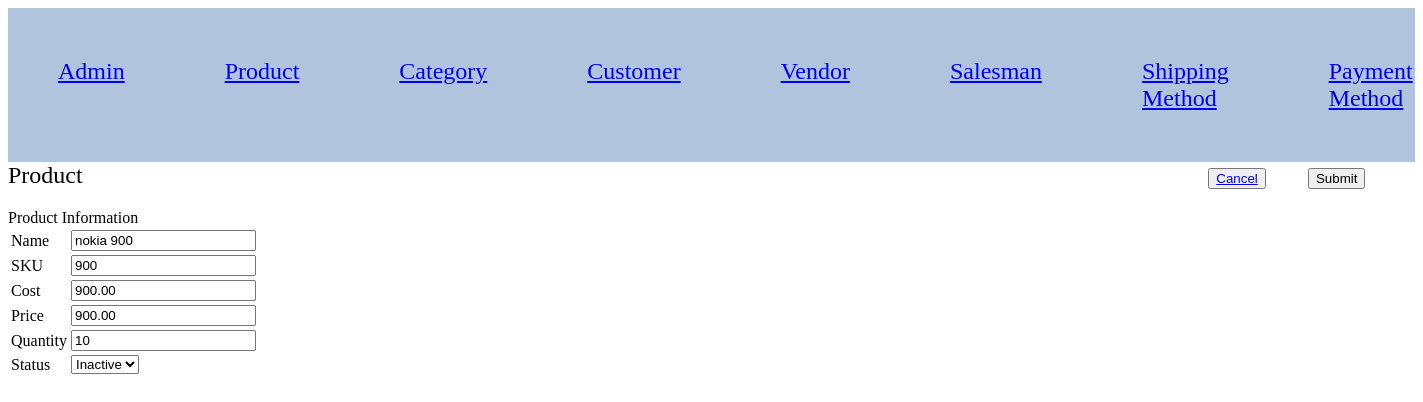
Page /project-manan-dharsandiya/Index.php?c=product&a=edit&id=247 on the committed database.
### tables this page shows
CREATE TABLE `product` (
  `product_id` int(11) NOT NULL,
  `name` varchar(255) NOT NULL,
  `sku` varchar(50) NOT NULL,
  `cost` decimal(10,2) NOT NULL,
  `price` decimal(10,2) NOT NULL,
  `quantity` int(5) DEFAULT 100,
  `status` tinyint(4) NOT NULL,
  `created_at` datetime NOT NULL,
  `updated_at` datetime NOT NULL
);

### project-manan-dharsandiya/Model/Core/View.php (called while the page is built, shortened)
<?php
class Model_Core_View
{
	protected $data = [];
	protected $template = null;
	public function __get($key)
	{
		return $this->data[$key];
	}
	public function setData($data)
	{
		$this->data = $data;
		return $this;
	}
	public function setTemplate($template)
	{
		$this->template = $template;
		return $this;
	}
	public function getTemplate()
	{
		return $this->template;
	}
	public function render()
	{
		require 'View' . DS . $this->getTemplate();
	}
	public function getUrl($action = null, $controller = null, $params = [], $resetParam = false)
	{
		return Ccc::getModel('Core_Url')->getUrl($action, $controller, $params, $resetParam);
	}
}
?>

### project-manan-dharsandiya/Controller/Core/Action.php (called while the page is built, shortened)
<?php
class Controller_Core_Action
{
	protected $view = null;
	public function setView($view)
	{
		$this->view = $view;
		return $this;
	}
	public function getView()
	{
		if ($this->view) {
			return $this->view;
		}
		$view = Ccc::getModel('Core_View');
		return $view;
	}
	public function render()
	{
		return $this->getView()->render();
	}
}
?>

### project-manan-dharsandiya/Controller/Product.php (called while the page is built, shortened)
<?php
class Controller_Product extends Controller_Core_Action
{
	public function editAction()
	{
		try {
			if (!($id = (int) $this->getRequest()->getParams('id'))) {
				throw new Exception("Invalid request.", 1);
			}
			if (!($product =  Ccc::getModel('Product_Row')->load($id))) {
				throw new Exception("Invalid Id.", 1);
			}
			$this->render();
		} catch (Exception $e) {
			$this->getMessage()->addMessage($e->getMessage(),Model_Core_Message::FAILURE);
			$this->redirect('grid');
		}
	}
}
?>

### project-manan-dharsandiya/Controller/Core/Front.php (called while the page is built, shortened)
<?php
class Controller_Core_Front
{
	public function init()
	{
		$request = Ccc::getModel('Core_Request');
		$controller = new $controllerClassName();
		$actionName = $request->getActionName().'Action';
		$controller->$actionName();
	}
}
?>

### project-manan-dharsandiya/Index.php (called while the page is built, shortened)
<?php
spl_autoload_register(function ($className) {
    $classPath = str_replace('_', '/', $className);
});
class Ccc
{
	public static function init()
	{
		$front = new Controller_Core_Front();
		$front->init();
	}
	public static function getModel($className)
	{
		return new $className();
	}
}
Ccc::init();
?>

### project-manan-dharsandiya/Model/Core/Url.php (called while the page is built, shortened)
<?php
class Model_Core_Url
{
	public function getUrl($action = null, $controller = null, $params = [], $resetParam = false)
	{
		$request = Ccc::getModel('Core_Request');
		$final = $request->getParams();
		if ($resetParam) {
			$final = [];
		}
		if ($controller) {
			$final['c'] = $controller;
		}
		else {
			$final['c'] = $request->getControllerName();
		}
		if ($action) {
			$final['a'] = $action;
		}
		else {
			$final['a'] = $request->getActionName();
		}
		$queryString = http_build_query($final);
		$url = $_SERVER['REQUEST_SCHEME'] . "://" . $_SERVER['HTTP_HOST'] . $_SERVER['SCRIPT_NAME'] . "?" . $queryString;
		return $url;
	}
}
?>

### project-manan-dharsandiya/Model/Core/Request.php (called while the page is built, shortened)
<?php
class Model_Core_Request
{
	public function getParams($key=null, $value=null)
	{
		if ($key == null) {
			return $_GET;
		}
		if (array_key_exists($key, $_GET)) {
			return $_GET[$key];
		}
		return $value;
	}
	public function getControllerName()
	{
		return $this->getParams('c', 'Index');
	}
}
?>

### project-manan-dharsandiya/Model/Core/Table/Row.php (called while the page is built, shortened)
<?php
class Model_Core_Table_Row
{
	protected $data = [];
	protected $table = null;
	public function setTable($table)
	{
		$this->table = $table;
		return $this;
	}
	public function getTable()
	{
		if ($this->table) {
			return $this->table;
		}
		return $this->table;
	}
	public function getTableName()
	{
		return $this->getTable()->getTableName();
	}
	public function getPrimaryKey()
	{
		return $this->getTable()->getPrimaryKey();
	}
	public function __get($key)
	{
		if (array_key_exists($key, $this->data)) {
			return $this->data[$key];
		}
		return null;
	}
	public function setData($data)
	{
		$this->data = array_merge($this->data, $data);
		return $this;
	}
	public function load($id, $column = null)
	{
		if (!$column) {
			$column = $this->getPrimaryKey();
		}
		$query = "SELECT * FROM `{$this->getTableName()}` WHERE `{$column}` = '{$id}'";
		$row = $this->getTable()->fetchRow($query);
		return $this;
	}
}
?>

### project-manan-dharsandiya/Model/Core/Adapter.php (called while the page is built, shortened)
<?php
class Model_Core_Adapter
{
	public $config = [
		'host' => 'localhost',
		'username' => 'root',
		'password' => '',
		'dbname' => 'project-manan-dharsandiya1'
	];
	public function connect(){
		$connect = mysqli_connect(
			$this->config['host'],
			$this->config['username'],
			$this->config['password'],
			$this->config['dbname']
		);
		return $connect;
	}
	public function fetchRow($query){
		$connect = $this->connect();
		$result = mysqli_query($connect, $query);
		if ($result->num_rows > 0) {
			return $result->fetch_assoc();
		}
		return false;
	}
}
?>

### project-manan-dharsandiya/Model/Core/Table.php (called while the page is built, shortened)
<?php
class Model_Core_Table
{
	public function getAdapter()
	{
		$adapter = Ccc::getModel('Core_Adapter');
		return $adapter;
	}
	public function fetchRow($query)
	{
		return $this->getAdapter()->fetchRow($query);
	}
}
?>

### project-manan-dharsandiya/Model/Product/Row.php (called while the page is built, shortened)
<?php
class Model_Product_Row extends Model_Core_Table_Row
{
	public function getStatusOptions()
	{
		return [
			self::STATUS_ACTIVE => self::STATUS_ACTIVE_LBL,
			self::STATUS_INACTIVE => self::STATUS_INACTIVE_LBL
		];
	}
	public function getStatus()
	{
		if ($this->status) {
			return $this->status;
		}
		return self::STATUS_DEFAULT;
	}
}
?>

### project-manan-dharsandiya/View/product/edit.phtml (the view, shortened to what this page needs)
<?php $product = $this->product; ?>
<!DOCTYPE html>
<html>
<head>
	<link rel="stylesheet" type="text/css" href="Skin/css/style.css">
</head>
<body>
	<form action="<?php echo $this->getUrl('save'); ?>" method="post">
		<div class="add">
			<div>Product</div>
			<div class="cancel">
				<button><a href="<?php echo $this->getUrl('grid', null, [], true); ?>">Cancel</a></button>
			</div>
			<div class="submit">
				<button type="submit">Submit</button>
			</div>
		</div>
		<div>Product Information</div>
		<table>
			<tr>
				<td>Name</td>
				<td><input type="text" name="product[name]" value="<?php echo $product->name; ?>"></td>
			</tr>
			<tr>
				<td>SKU</td>
				<td><input type="text" name="product[sku]" value="<?php echo $product->sku; ?>"></td>
			</tr>
			<tr>
				<td>Cost</td>
				<td><input type="text" name="product[cost]" value="<?php echo $product->cost; ?>"></td>
			</tr>
			<tr>
				<td>Price</td>
				<td><input type="text" name="product[price]" value="<?php echo $product->price; ?>"></td>
			</tr>
			<tr>
				<td>Quantity</td>
				<td><input type="text" name="product[quantity]" value="<?php echo $product->quantity; ?>"></td>
			</tr>
			<tr>
				<td>Status</td>
				<td>
					<select name="product[status]">
						<?php foreach ($product->getStatusOptions() as $key => $value) : ?>
						<?php $selected = ($key == $product->getStatus()) ? "selected" : ''; ?>
						<option value="<?php echo $key; ?>" <?php echo $selected;?>><?php echo $value; ?></option>
						<?php endforeach; ?>
					</select>
				</td>
			</tr>
		</table>
	</form>
</body>
</html>

### project-manan-dharsandiya/Skin/css/style.css (style rules this page uses)
.add { display: flex; font-size: 150%; margin-bottom: 20px; }
.cancel { margin-left: 80%; }
.submit { margin-left: 3%; }

### rows in the picture
product: name "nokia 900", sku "900", cost "900.00", price "900.00", quantity "10"

### other values in the picture
form field value "Inactive"
